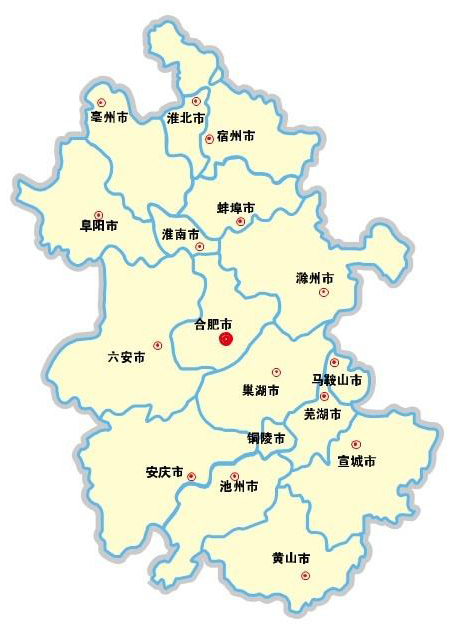
#> input picture security_codes/images/demo.jpg, 462 x 626 px
$ python demoCode.py
#> lines starting #> are read from the running program, lines starting #| are printed output that depends on the picture
# import tesserocr
# import  os
from PIL import Image
import matplotlib.pyplot as plt

"""获取当前路径和上一级路径"""
# print(os.getcwd())
image = Image.open('./images/demo.jpg')
#> image is the input picture: PIL image 462x626 RGB; mean R, G, B 239.5, 243.3, 228.8
image = image.convert('L')
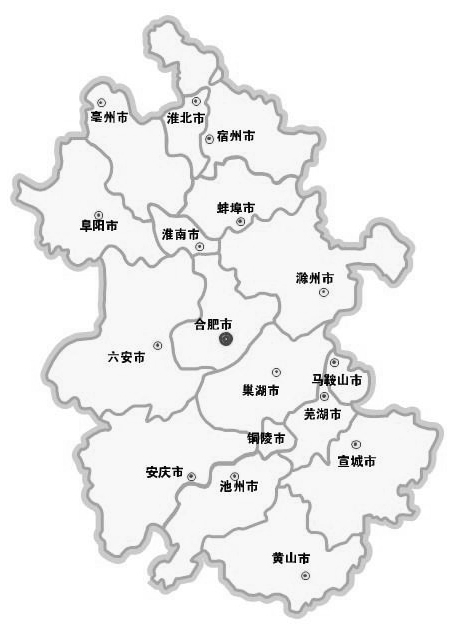
#> image: PIL image 462x626 L; min 0, max 255, mean 240.5
# image.show()
# result = tesserocr.image_to_text(image)
# print(result)
plt.imshow(image)
plt.show()


# print(tesserocr.file_to_text('./images/image.png'))

# print(tesserocr.image_to_text('./images/code3.jpg'))
